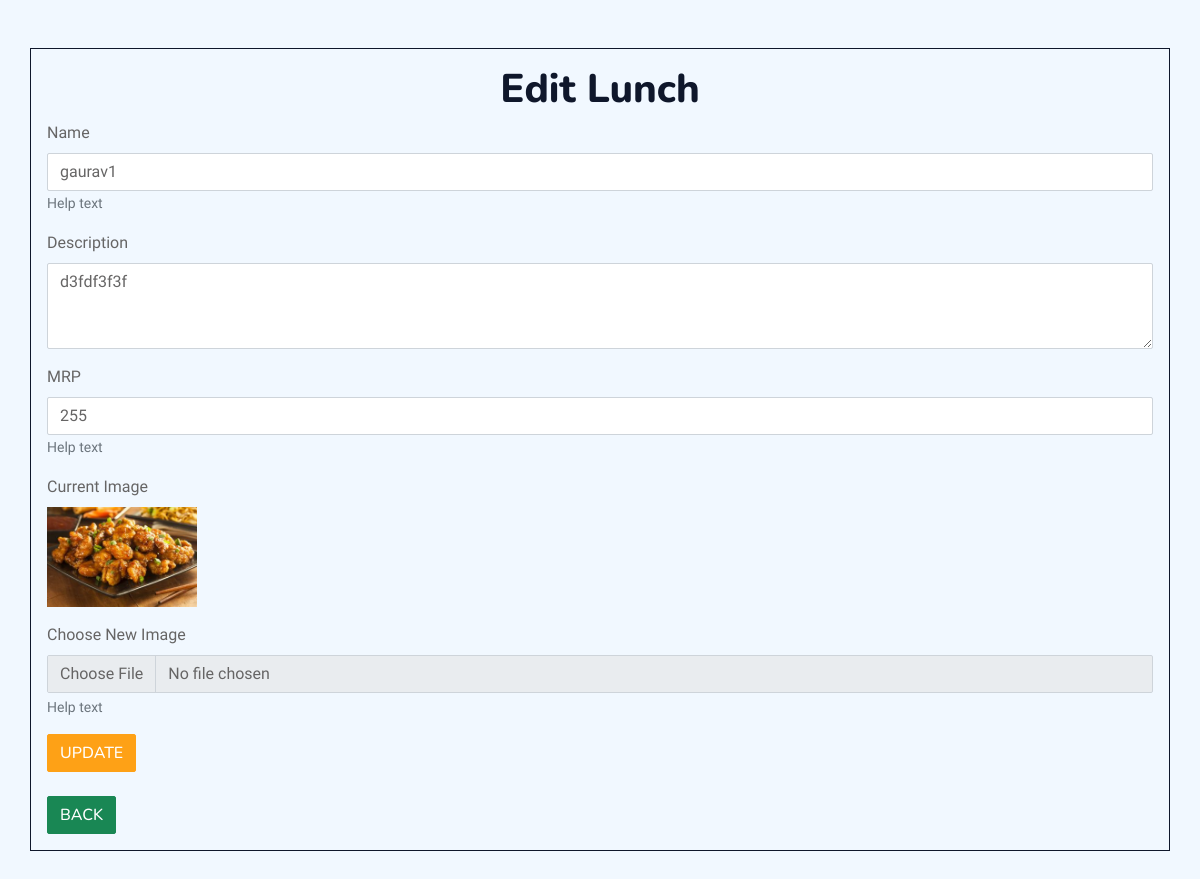
The app's page /admin/editlunch.php?id=2 (signed in) with its own data.
### tables this page shows
CREATE TABLE `lunch` (
  `id` int(11) NOT NULL,
  `name` varchar(255) NOT NULL,
  `mrp` int(22) NOT NULL,
  `description` varchar(255) DEFAULT NULL,
  `image` varchar(255) NOT NULL
);

### admin/editlunch.php (the view, shortened to what this page needs)
<?php
include('config.php');
if ($_SERVER["REQUEST_METHOD"] == "POST") {
    $id = $_POST['id'];
    $name = $_POST['name'];
    $description = $_POST['description'];
    $mrp = $_POST['mrp'];
    $name = mysqli_real_escape_string($conn, $name);
    $description = mysqli_real_escape_string($conn, $description);
    $mrp = mysqli_real_escape_string($conn, $mrp);
    $targetDir = "breakfast/";
    $fileName = uniqid() . "_" . basename($_FILES["file"]["name"]);
    $targetFilePath = $targetDir . $fileName;
    move_uploaded_file($_FILES["file"]["tmp_name"], $targetFilePath);
    $sql = "UPDATE lunch SET name='$name', description='$description', mrp='$mrp', image='$fileName' WHERE id=$id";
    if (mysqli_query($conn, $sql)) {
        header("Location: lunch.php");
        exit();
    } else {
        echo "Error updating record: " . mysqli_error($conn);
    }
} else {
    $id = isset($_GET['id']) ? $_GET['id'] : null;
    $sql = "SELECT * FROM lunch WHERE id=$id";
    $result = mysqli_query($conn, $sql);
    $row = mysqli_fetch_assoc($result);
    ?>
<!DOCTYPE html>
<html lang="en">
<head>
    <link href="https://cdnjs.cloudflare.com/ajax/libs/font-awesome/5.10.0/css/all.min.css" rel="stylesheet">
    <link href="https://cdn.jsdelivr.net/npm/bootstrap-icons@1.4.1/font/bootstrap-icons.css" rel="stylesheet">
    <link href="lib/animate/animate.min.css" rel="stylesheet">
    <link href="lib/owlcarousel/assets/owl.carousel.min.css" rel="stylesheet">
    <link href="lib/tempusdominus/css/tempusdominus-bootstrap-4.min.css" rel="stylesheet" />
    <link href="css/bootstrap.min.css" rel="stylesheet">
    <link href="css/style.css" rel="stylesheet">
</head>
<body>
    <div class="container border border-1 border-dark my-5 p-3">
        <h1 class="text-center">Edit Lunch</h1>
        <form action="editlunch.php" method="post" enctype="multipart/form-data">
            <div class="mb-3">
                <label for="" class="form-label">Name</label>
                <input type="text" class="form-control" name="name" value="<?php echo $row['name']; ?>" aria-describedby="helpId" placeholder="" required>
                <small id="helpId" class="form-text text-muted">Help text</small>
            </div>
            <div class="mb-3">
                <label for="" class="form-label">Description</label>
                <textarea class="form-control" name="description" rows="3"><?php echo $row['description']; ?></textarea>
            </div>
            <div class="mb-3">
                <label for="" class="form-label">MRP</label>
                <input type="number" class="form-control" name="mrp" value="<?php echo $row['mrp']; ?>" aria-describedby="helpId" placeholder="" required>
                <small id="helpId" class="form-text text-muted">Help text</small>
            </div>
            <div class="mb-3">
                <label for="" class="form-label">Current Image</label><br>
                <img src="breakfast/<?php echo $row['image']; ?>" alt="Current Image" style="max-width: 150px; max-height: 150px;">
            </div>
            <div class="mb-3">
                <label for="" class="form-label">Choose New Image</label>
                <input type="file" class="form-control" name="file" id="" placeholder="" aria-describedby="fileHelpId" required>
                <div id="fileHelpId" class="form-text">Help text</div>
            </div>
            <button type="submit" class="btn btn-primary">Update</button>
            <div><br>
        <a class="btn btn-success" href="lunch.php" role="button">Back</a>
</div>
        </form>
    </div>
</body>
</html>
    <?php
}
?>

### admin/css/style.css (style rules this page uses)
:root { --primary: #FEA116; --light: #F1F8FF; --dark: #0F172B; }
.btn { font-family: 'Nunito', sans-serif; font-weight: 500; text-transform: uppercase; transition: .5s; }
.btn.btn-primary, .btn.btn-secondary { color: #FFFFFF; }

### records on screen
lunch: name "gaurav1", description "d3fdf3f3f", mrp "255", image (picture)
